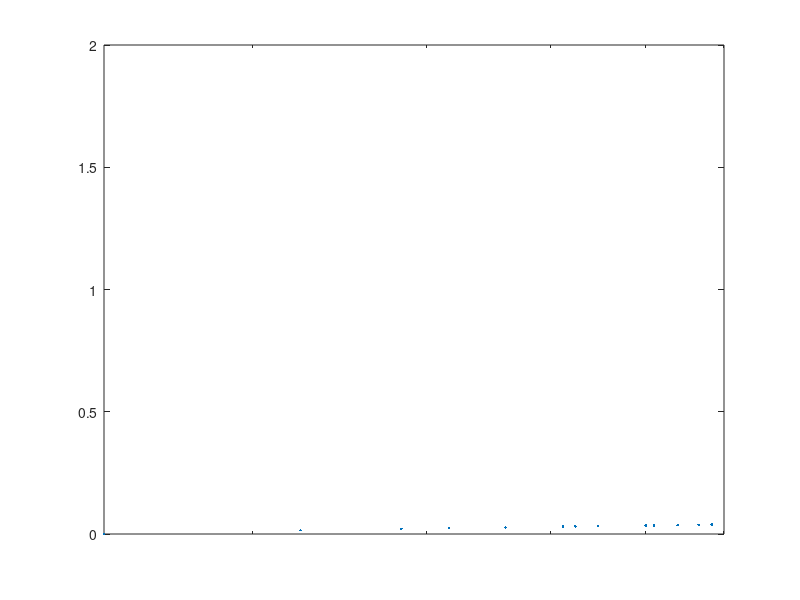

Source code (MATLAB):
clear all; close all; clc;

q = 1000; % bbl/day
mu = 0.96; % cP
k = 300.0e-3; % mD
h = 100.0; % ft
factor = q*mu / (k*h);

%% Eclipse 10x10
p_10x10 = load('eclipse/10x10-pressure.dat'); % psia
p_0 = p_10x10(1,1); % Well-block pressure

x = []; p = [];
for i=1:4
  for j=1:5
    x = [x sqrt(i^2+j^2)];
    p = [p (p_10x10(i,j)-p_0)/factor];
  end
end
    
semilogx(x,p,'.')
axis([0 6 0 2])
